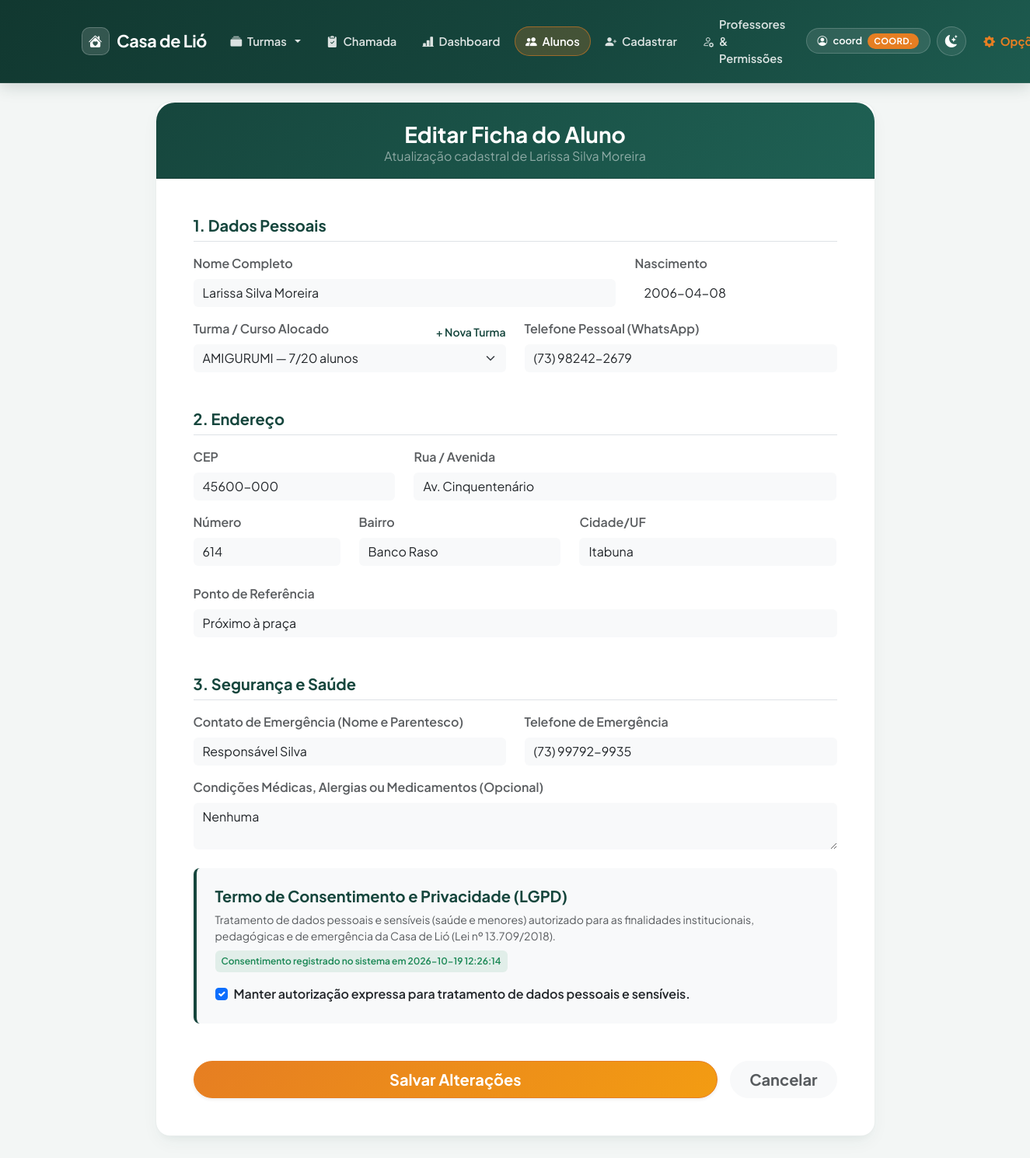
/alunos/editar/39 (signed in), run on the app's committed database.
### tables this page shows
CREATE TABLE usuarios (
        id INTEGER PRIMARY KEY AUTOINCREMENT,
        login TEXT UNIQUE NOT NULL,
        senha TEXT NOT NULL,
        perfil TEXT NOT NULL
    );

CREATE TABLE alunos (
        id INTEGER PRIMARY KEY AUTOINCREMENT,
        nome TEXT NOT NULL,
        turma TEXT NOT NULL,
        data_nascimento TEXT,
        telefone TEXT,
        cep TEXT,
        rua TEXT,
        numero TEXT,
        bairro TEXT,
        cidade TEXT,
        referencia TEXT,
        contato_emergencia TEXT,
        telefone_emergencia TEXT,
        condicao_medica TEXT,
        nome_responsavel TEXT,
        autorizacao_pais INTEGER
    , consentimento_lgpd INTEGER DEFAULT 0, data_consentimento TEXT);

CREATE TABLE turmas (
            id INTEGER PRIMARY KEY AUTOINCREMENT,
            nome TEXT UNIQUE NOT NULL,
            descricao TEXT
        , limite_alunos INTEGER);

### app.py (the view)
@app.get("/alunos/editar/{aluno_id}", response_class=HTMLResponse)
async def tela_editar_aluno(request: Request, aluno_id: int, erro: str = None):
    usuario = obter_usuario_atual(request)
    if not usuario or usuario['perfil'] != 'coordenacao':
        return RedirectResponse(url="/", status_code=303)
    conexao = pegar_conexao()
    aluno = conexao.execute('SELECT * FROM alunos WHERE id = ?', (aluno_id,)).fetchone()
    turmas_disponiveis = obter_turmas_para_matricula(conexao)
    conexao.close()
    if not aluno:
        return RedirectResponse(url="/alunos", status_code=303)
    return templates.TemplateResponse(
        request=request,
        name="editar_aluno.html",
        context={"aluno": aluno, "turmas_disponiveis": turmas_disponiveis, "erro": erro}
    )

### templates/editar_aluno.html (shortened to what this page needs)
{% extends 'base.html' %}
{% block conteudo %}
<link rel="stylesheet" href="https://cdn.jsdelivr.net/npm/flatpickr/dist/flatpickr.min.css">
<div class="row justify-content-center mb-5">
    <div class="col-md-10">
        <div class="card shadow-lg border-0" style="border-radius: 1.5rem;">
            <div class="card-header bg-primary text-white pt-4 pb-3" style="border-top-left-radius: 1.5rem; border-top-right-radius: 1.5rem;">
                <h3 class="text-center fw-bold mb-0">Editar Ficha do Aluno</h3>
                <p class="text-center text-white-50 mb-0">Atualização cadastral de {{ aluno['nome'] }}</p>
            </div>
            <div class="card-body p-4 p-md-5">
                <form action="/alunos/editar/{{ aluno['id'] }}" method="POST">
                    <h5 class="text-primary fw-bold mb-3 border-bottom pb-2">1. Dados Pessoais</h5>
                    <div class="row mb-3">
                        <div class="col-md-8 mb-3 mb-md-0">
                            <label class="form-label fw-semibold text-muted">Nome Completo</label>
                            <input type="text" name="nome" value="{{ aluno['nome'] }}" class="form-control bg-light border-0" required>
                        </div>
                        <div class="col-md-4">
                            <label class="form-label fw-semibold text-muted">Nascimento</label>
                            <input type="text" id="data_nascimento" name="data_nascimento" value="{{ aluno['data_nascimento'] or '' }}" class="form-control bg-light border-0 bg-white" placeholder="Selecione a data" required>
                        </div>
                    </div>
                    <div class="row mb-4">
                        <div class="col-md-6 mb-3 mb-md-0">
                            <div class="d-flex justify-content-between align-items-center">
                                <label class="form-label fw-semibold text-muted">Turma / Curso Alocado</label>
                                <a href="/turmas/nova" class="small text-primary text-decoration-none fw-semibold">+ Nova Turma</a>
                            </div>
                            <select name="turma" class="form-select bg-light border-0" required>
                                {% for t in turmas_disponiveis %}
                                    <option value="{{ t['nome'] }}" {% if aluno['turma'] == t['nome'] %}selected{% endif %} {% if t['lotada'] and t['nome'] != aluno['turma'] %}disabled{% endif %}>
                                        {{ t['nome'] }} —
                                    </option>
                                {% endfor %}
                            </select>
                        </div>
                        <div class="col-md-6">
                            <label class="form-label fw-semibold text-muted">Telefone Pessoal (WhatsApp)</label>
                            <input type="tel" name="telefone" value="{{ aluno['telefone'] or '' }}" class="form-control bg-light border-0 mascara-telefone" placeholder="(73) 98191-7878" maxlength="15" required>
                        </div>
                    </div>
                    <h5 class="text-primary fw-bold mb-3 border-bottom pb-2 mt-5">2. Endereço</h5>
                    <div class="row mb-3">
                        <div class="col-md-4 mb-3 mb-md-0">
                            <label class="form-label fw-semibold text-muted">CEP</label>
                            <input type="text" id="cep" name="cep" value="{{ aluno['cep'] or '' }}" class="form-control bg-light border-0" placeholder="Apenas números">
                        </div>
                        <div class="col-md-8">
                            <label class="form-label fw-semibold text-muted">Rua / Avenida</label>
                            <input type="text" id="rua" name="rua" value="{{ aluno['rua'] or '' }}" class="form-control bg-light border-0" required>
                        </div>
                    </div>
                    <div class="row mb-4">
                        <div class="col-md-3 mb-3 mb-md-0">
                            <label class="form-label fw-semibold text-muted">Número</label>
                            <input type="text" name="numero" value="{{ aluno['numero'] or '' }}" class="form-control bg-light border-0" required>
                        </div>
                        <div class="col-md-4 mb-3 mb-md-0">
                            <label class="form-label fw-semibold text-muted">Bairro</label>
                            <input type="text" id="bairro" name="bairro" value="{{ aluno['bairro'] or '' }}" class="form-control bg-light border-0" required>
                        </div>
                        <div class="col-md-5">
                            <label class="form-label fw-semibold text-muted">Cidade/UF</label>
                            <input type="text" id="cidade" name="cidade" value="{{ aluno['cidade'] or '' }}" class="form-control bg-light border-0" required>
                        </div>
                    </div>
                    <div class="mb-4">
                        <label class="form-label fw-semibold text-muted">Ponto de Referência</label>
                        <input type="text" name="referencia" value="{{ aluno['referencia'] or '' }}" class="form-control bg-light border-0">
                    </div>
                    <h5 class="text-primary fw-bold mb-3 border-bottom pb-2 mt-5">3. Segurança e Saúde</h5>
                    <div class="row mb-3">
                        <div class="col-md-6 mb-3 mb-md-0">
                            <label class="form-label fw-semibold text-muted">Contato de Emergência (Nome e Parentesco)</label>
                            <input type="text" name="contato_emergencia" value="{{ aluno['contato_emergencia'] or '' }}" class="form-control bg-light border-0" required>
                        </div>
                        <div class="col-md-6">
                            <label class="form-label fw-semibold text-muted">Telefone de Emergência</label>
                            <input type="tel" name="telefone_emergencia" value="{{ aluno['telefone_emergencia'] or '' }}" class="form-control bg-light border-0 mascara-telefone" placeholder="(73) 98191-7878" maxlength="15" required>
                        </div>
                    </div>
                    <div class="mb-4">
                        <label class="form-label fw-semibold text-muted">Condições Médicas, Alergias ou Medicamentos (Opcional)</label>
                        <textarea name="condicao_medica" class="form-control bg-light border-0" rows="2" placeholder="Ex: Hipertensão, alergia a dipirona...">{{ aluno['condicao_medica'] or '' }}</textarea>
                    </div>
                    <div class="p-4 bg-light rounded-3 mb-4 border-start border-primary border-4 mt-4">
                        <h5 class="text-primary fw-bold mb-2"> Termo de Consentimento e Privacidade (LGPD)</h5>
                        <p class="text-muted small mb-2">
                            Tratamento de dados pessoais e sensíveis (saúde e menores) autorizado para as finalidades institucionais, pedagógicas e de emergência da Casa de Lió (Lei nº 13.709/2018).
                        </p>
                        {% if aluno['data_consentimento'] %}
                            <div class="badge bg-success bg-opacity-10 text-success p-2 mb-3 d-inline-block fw-semibold">
                                 Consentimento registrado no sistema em {{ aluno['data_consentimento'] }}
                            </div>
                        {% endif %}
                        <div class="form-check">
                            <input class="form-check-input" type="checkbox" id="consentimento_lgpd" name="consentimento_lgpd" {% if aluno['consentimento_lgpd'] %}checked{% endif %}>
                            <label class="form-check-label fw-semibold text-dark" for="consentimento_lgpd">
                                Manter autorização expressa para tratamento de dados pessoais e sensíveis.
                            </label>
                        </div>
                    </div>
                    <div class="d-flex gap-3 mt-5">
                        <button type="submit" class="btn btn-warning btn-lg rounded-pill fw-bold text-white shadow-sm flex-grow-1">
                            Salvar Alterações
                        </button>
                        <a href="/alunos" class="btn btn-light btn-lg rounded-pill fw-bold text-muted px-4">
                            Cancelar
                        </a>
                    </div>
                </form>
            </div>
        </div>
    </div>
</div>
{% endblock %}

### templates/base.html (shortened to what this page needs)
<!DOCTYPE html>
<html lang="pt-PT" data-theme="light">
<head>
    <link href="https://cdn.jsdelivr.net/npm/bootstrap@5.3.0/dist/css/bootstrap.min.css" rel="stylesheet">
    <link rel="stylesheet" href="https://cdn.jsdelivr.net/npm/bootstrap-icons@1.11.3/font/bootstrap-icons.min.css">
</head>
<body>
    {% set caminho_atual = (request.url.path | string) if (request and request.url) else '/' %}
    <nav class="navbar navbar-expand-lg navbar-modern sticky-top">
        <div class="container">
            <a class="navbar-brand fw-bold text-white" href="/">
                <span class="brand-logo-box"><i class="bi bi-house-heart-fill"></i></span>
                <span>Casa de Lió</span>
            </a>
            <div class="collapse navbar-collapse" id="navbarNav">
                <ul class="navbar-nav ms-auto align-items-lg-center gap-1 mt-3 mt-lg-0">
                    {% if request.session.get('perfil') == 'coordenacao' %}
                        <li class="nav-item dropdown">
                            <a class="nav-link dropdown-toggle {% if '/turmas' in caminho_atual %}active-nav{% endif %}" href="#" id="menuTurmas" role="button" data-bs-toggle="dropdown" aria-expanded="false">
                                <i class="bi bi-collection-fill"></i> Turmas
                            </a>
                        </li>
                    {% else %}
                        <li class="nav-item">
                            <a class="nav-link {% if '/turmas' in caminho_atual %}active-nav{% endif %}" href="/turmas">
                                <i class="bi bi-collection-fill"></i> Turmas
                            </a>
                        </li>
                    {% endif %}
                    <li class="nav-item">
                        <a class="nav-link {% if caminho_atual == '/' %}active-nav{% endif %}" href="/">
                            <i class="bi bi-clipboard2-check-fill"></i> Chamada
                        </a>
                    </li>
                    {% if request.session.get('perfil') == 'coordenacao' %}
                        <li class="nav-item">
                            <a class="nav-link {% if '/dashboard' in caminho_atual %}active-nav{% endif %}" href="/dashboard">
                                <i class="bi bi-bar-chart-line-fill"></i> Dashboard
                            </a>
                        </li>
                        <li class="nav-item">
                            <a class="nav-link {% if '/alunos' in caminho_atual %}active-nav{% endif %}" href="/alunos">
                                <i class="bi bi-people-fill"></i> Alunos
                            </a>
                        </li>
                        <li class="nav-item">
                            <a class="nav-link {% if '/cadastrar' in caminho_atual %}active-nav{% endif %}" href="/cadastrar">
                                <i class="bi bi-person-plus-fill"></i> Cadastrar
                            </a>
                        </li>
                        <li class="nav-item">
                            <a class="nav-link {% if '/usuarios' in caminho_atual %}active-nav{% endif %}" href="/usuarios/novo">
                                <i class="bi bi-person-gear"></i> Professores & Permissões
                            </a>
                        </li>
                    {% endif %}
                    {% if request.session.get('login') %}
                    <li class="nav-item ms-lg-2 my-2 my-lg-0">
                        <span class="user-pill-badge">
                            <i class="bi bi-person-circle"></i>
                            <span>{{ request.session.get('login') }}</span>
                            <span class="user-pill-role">
                                {% if request.session.get('perfil') == 'coordenacao' %}Coord.{% else %}Prof.{% endif %}
                            </span>
                        </span>
                    </li>
                    {% endif %}
                    <li class="nav-item ms-lg-1 my-1 my-lg-0">
                        <button type="button" id="btnToggleTheme" class="btn-theme-toggle" title="Alternar Modo Escuro / Claro" aria-label="Alternar tema">
                            <i class="bi bi-moon-stars-fill" id="iconTheme"></i>
                        </button>
                    </li>
                    <li class="nav-item dropdown ms-lg-1 mt-2 mt-lg-0">
                        <a class="nav-link fw-bold dropdown-toggle" href="#" id="menuPerfil" role="button" data-bs-toggle="dropdown" aria-expanded="false" style="color: var(--laranja-adra) !important;">
                            <i class="bi bi-gear-fill"></i> Opções
                        </a>
                    </li>
                </ul>
            </div>
        </div>
    </nav>
    <div id="toastContainer" class="toast-container position-fixed top-0 end-0 p-3" style="z-index: 1095; margin-top: 68px;"></div>
    <div class="container mt-4 flex-grow-1">
        {% block conteudo %}{% endblock %}
    </div>
</body>
</html>

### data on the page
usuarios: session.get "coord"
alunos: nome "Larissa Silva Moreira", data_nascimento "2006-04-08", turma "AMIGURUMI — 7/20 alunos", telefone "(73) 98242-2679", cep "45600-000", rua "Av. Cinquentenário", numero "614", bairro "Banco Raso", cidade "Itabuna", referencia "Próximo à praça", contato_emergencia "Responsável Silva", telefone_emergencia "(73) 99792-9935", condicao_medica "Nenhuma", data_consentimento "2026-10-19 12:26:14", consentimento_lgpd "☑"
